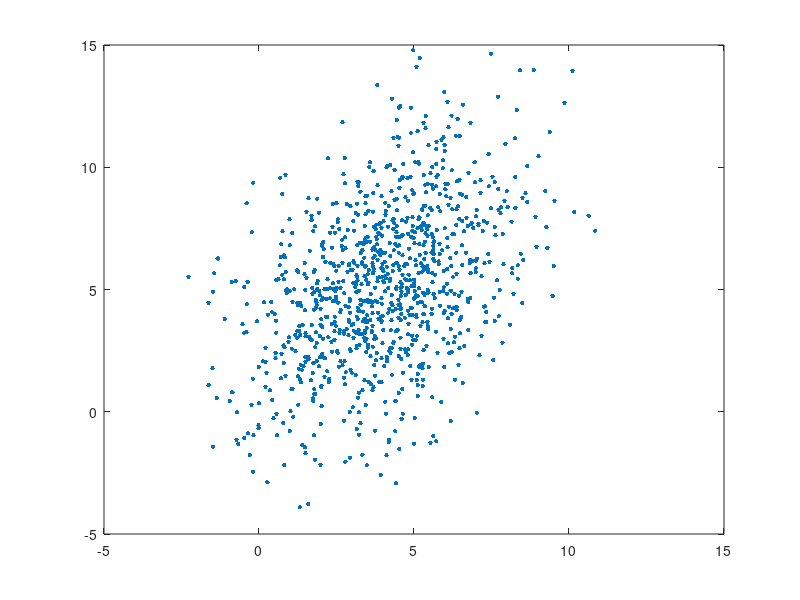

Source code (MATLAB): (Note: this script raises an error after producing the figure.)
clear all; close all; clc; format compact;

load prog1dat.mat

X1 = X(1:2,:);
mu_hat11 = mean(X1(1,:));
mu_hat12 = mean(X1(2,:));
mu_hat1 = [mu_hat11, mu_hat12];
cov_11 = cov(X1');
X2 = X(3:4,:);
mu_hat21 = mean(X2(1,:));
mu_hat22 = mean(X2(2,:));
mu_hat2 = [mu_hat21, mu_hat22]
cov_22 = cov(X2')
cov_21 = cov([X1', X2'])
plot(X1(1,:),X1(2,:),'.','MarkerSize',10);

SIGMA = cov([X(1,:)', X(2,:)', X(3,:)', X(4,:)'])
Mu = mean(X')'
[x4hat, sigma4squared] = predictx4(3, 3.6, 5.2, SIGMA, Mu)
[xhat, Sigma22] = predictx24(5, 7, SIGMA, Mu)
